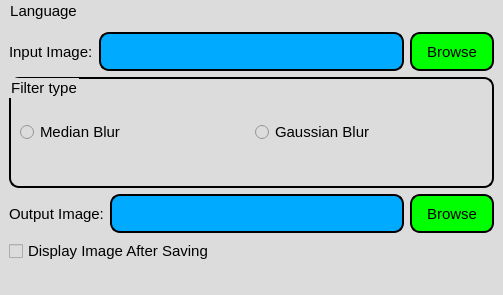
<?xml version="1.0" encoding="UTF-8"?>
<ui version="4.0">
 <class>MainWindow</class>
 <widget class="QMainWindow" name="MainWindow">
  <property name="geometry">
   <rect>
    <x>0</x>
    <y>0</y>
    <width>503</width>
    <height>295</height>
   </rect>
  </property>
  <property name="windowTitle">
   <string>MainWindow</string>
  </property>
  <property name="styleSheet">
   <string notr="true">*
{
font: 75 11pt;
background-color: rgb(220, 220, 220);
}
QPushButton, QLineEdit, QGroupBox
{
border: 2px solid rgb(0, 0, 0);
border-radius: 10px;
min-width: 80px;
min-height: 35px;
}
QPushButton
{
background-color: rgb(0, 255, 0);
}
QLineEdit
{
background-color: rgb(0, 170, 255);
}
QPushButton:hover, QRadioButton:hover, QCheckBox:hover
{
color: red;
}
QPushButton:!hover, QRadioButton:!hover, QCheckBox:!hover
{
color: black;
}</string>
  </property>
  <widget class="QWidget" name="centralwidget">
   <layout class="QVBoxLayout" name="verticalLayout">
    <item>
     <layout class="QHBoxLayout" name="horizontalLayout_input">
      <item>
       <widget class="QLabel" name="label_input">
        <property name="text">
         <string>Input Image:</string>
        </property>
       </widget>
      </item>
      <item>
       <widget class="QLineEdit" name="lineEdit_input"/>
      </item>
      <item>
       <widget class="QPushButton" name="pushButton_input_browse">
        <property name="text">
         <string>Browse</string>
        </property>
       </widget>
      </item>
     </layout>
    </item>
    <item>
     <widget class="QGroupBox" name="groupBox_filter_type">
      <property name="title">
       <string>Filter type</string>
      </property>
      <layout class="QHBoxLayout" name="horizontalLayout_filter_type">
       <item>
        <widget class="QRadioButton" name="radioButton_type_median">
         <property name="text">
          <string>Median Blur</string>
         </property>
        </widget>
       </item>
       <item>
        <widget class="QRadioButton" name="radioButton_type_gaussian">
         <property name="text">
          <string>Gaussian Blur</string>
         </property>
        </widget>
       </item>
      </layout>
     </widget>
    </item>
    <item>
     <layout class="QHBoxLayout" name="horizontalLayout_output">
      <item>
       <widget class="QLabel" name="label_output">
        <property name="text">
         <string>Output Image:</string>
        </property>
       </widget>
      </item>
      <item>
       <widget class="QLineEdit" name="lineEdit_output"/>
      </item>
      <item>
       <widget class="QPushButton" name="pushButton_output_browse">
        <property name="text">
         <string>Browse</string>
        </property>
       </widget>
      </item>
     </layout>
    </item>
    <item>
     <widget class="QCheckBox" name="checkBox_display_image">
      <property name="text">
       <string>Display Image After Saving</string>
      </property>
     </widget>
    </item>
   </layout>
  </widget>
  <widget class="QStatusBar" name="statusbar"/>
  <widget class="QMenuBar" name="menuBar">
   <property name="geometry">
    <rect>
     <x>0</x>
     <y>0</y>
     <width>503</width>
     <height>26</height>
    </rect>
   </property>
   <widget class="QMenu" name="menuLanguage">
    <property name="title">
     <string>Language</string>
    </property>
    <addaction name="actionEnglish"/>
    <addaction name="actionRussian"/>
   </widget>
   <addaction name="menuLanguage"/>
  </widget>
  <action name="actionEnglish">
   <property name="text">
    <string>English</string>
   </property>
  </action>
  <action name="actionRussian">
   <property name="text">
    <string>Russian</string>
   </property>
  </action>
 </widget>
 <resources/>
 <connections/>
</ui>
